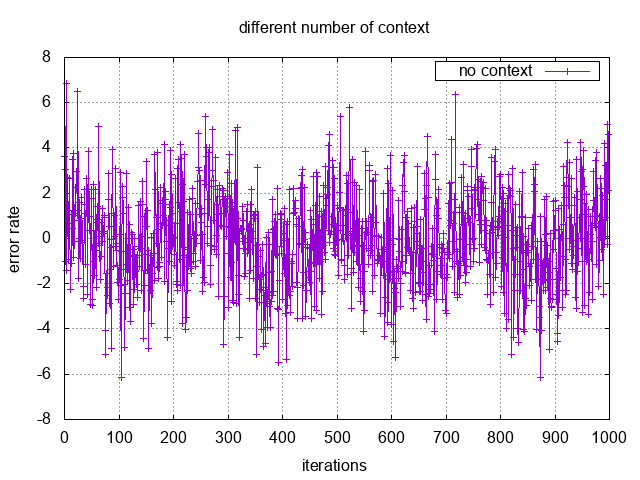

Write gnuplot code to recreate this figure.
reset
set terminal png
set xlabel "iterations"
set ylabel "error rate"

set title "different number of context"
set key box
set grid

set style data linespoints

set output './1.png'

# set label "17.3%" at 50, 0.172888138561 center point pointtype 1
# set label "27.2%" at 50, 0.272009629213 center point pointtype 2
# set label "71.6%" at 50, 0.716313387107 center point pointtype 3

plot "/Users/baymax_testios/feng/new-dataset/models/diff_weights/method-sin/activation-None/state-0/mu-0/sigma-2/units-20/nb_plays-20/points-1000/input_dim-1/base.csv"  using 1:2 title "no context"
